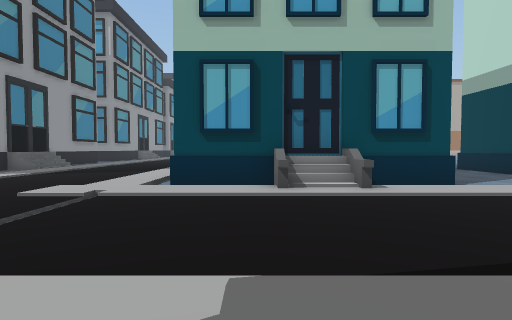
view 1 (above)

24 first-person views from a walk through a Unity game level. The camera is 1.5 m above the floor, tilts 2° down and sees 80° across. The floor is counted in squares, 2 m on a side. Each view is taken from the middle of a square. On the plan, view 1 faces up. The plan holds only what a view shows up to about 10 squares ahead; the rest is blank. The place goes on beyond the plan. The player character is not drawn.

view 2
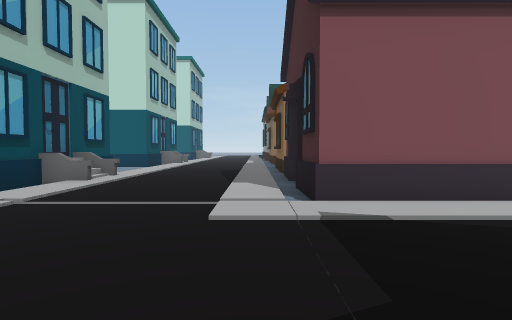

view 3
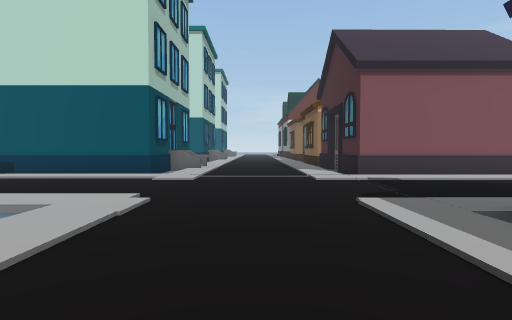

view 4
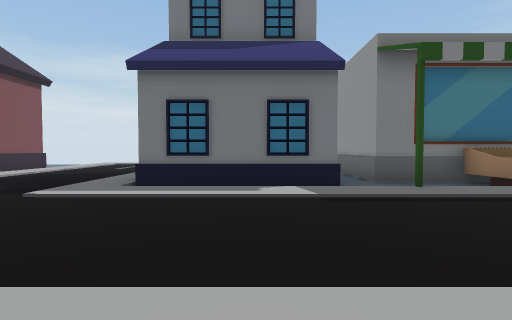

view 5
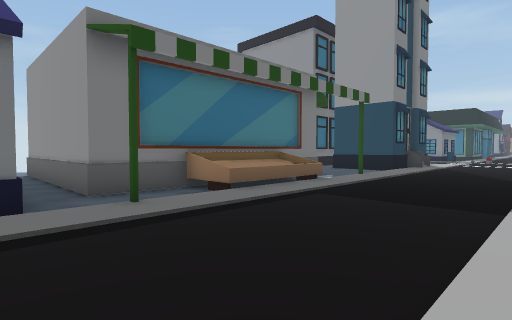

view 6
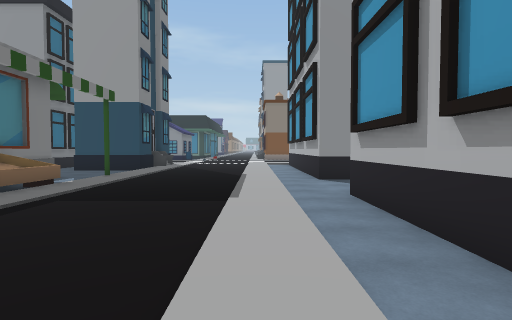

view 7
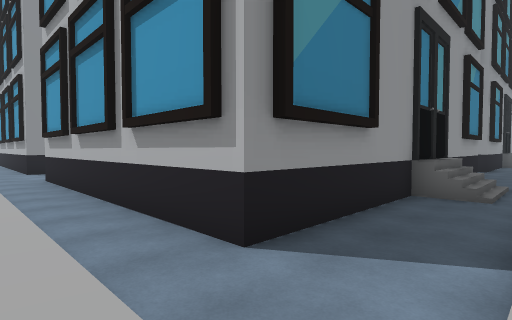

view 8
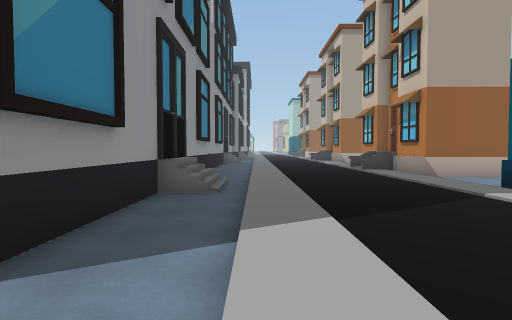

view 9
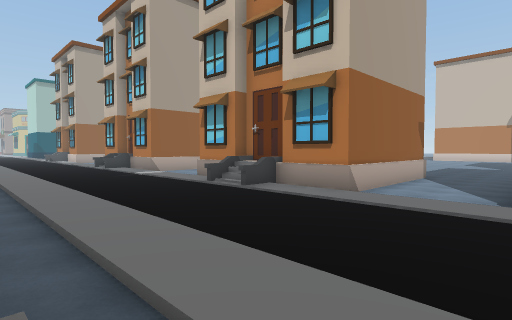

view 10
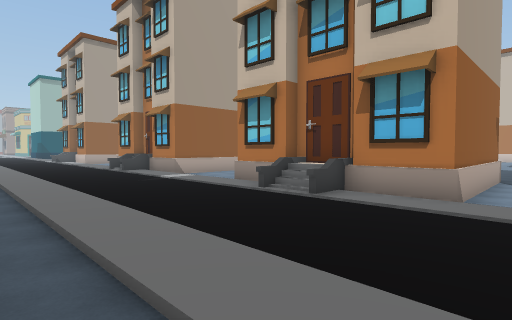

view 11
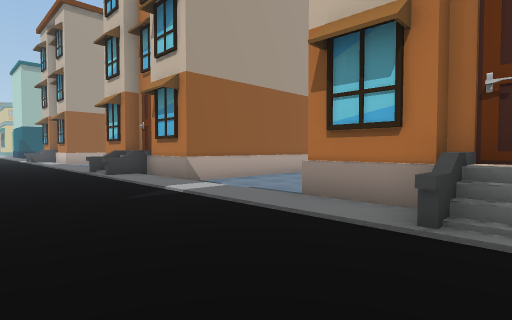

view 12
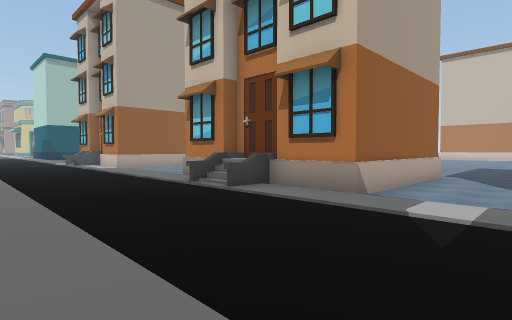

view 13
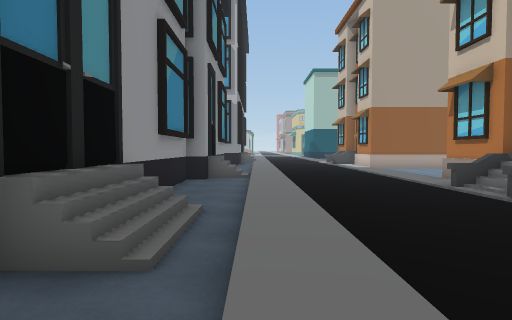

view 14
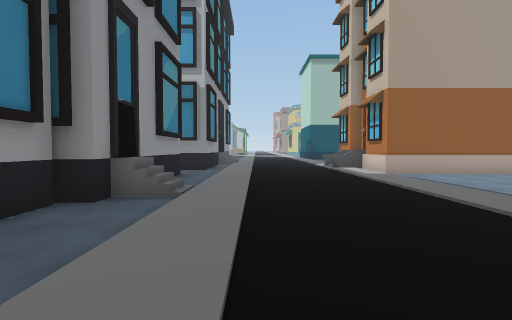

view 15
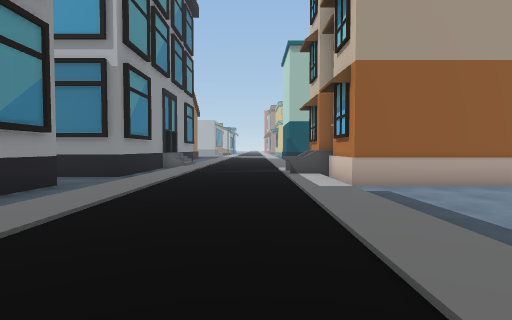

view 16
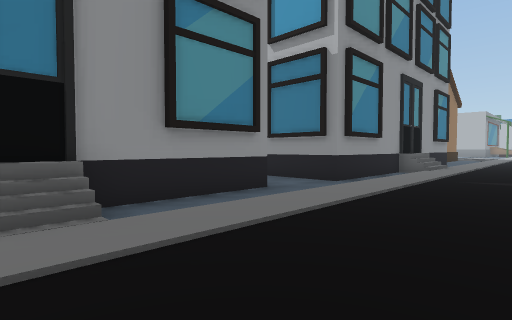

view 17
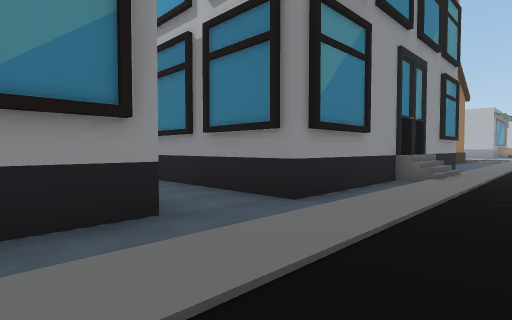

view 18
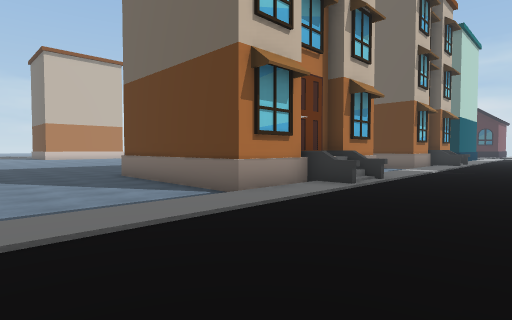

view 19
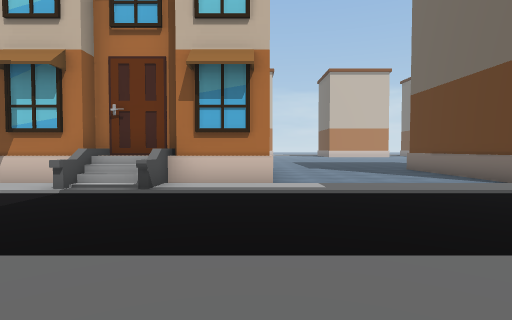

view 20
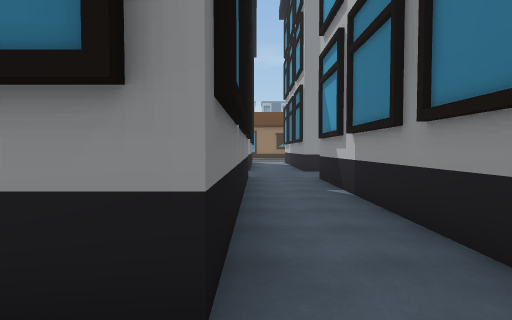

view 21
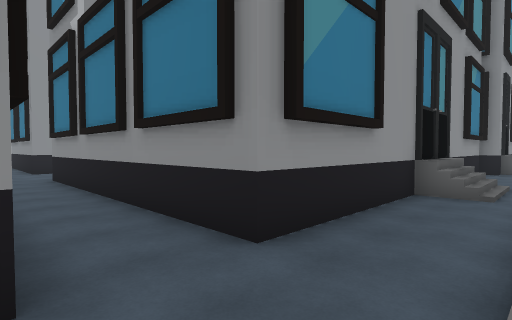

view 22
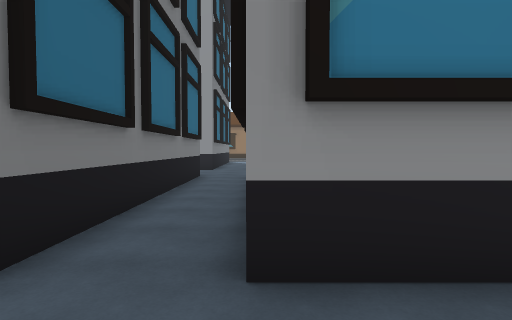

view 23
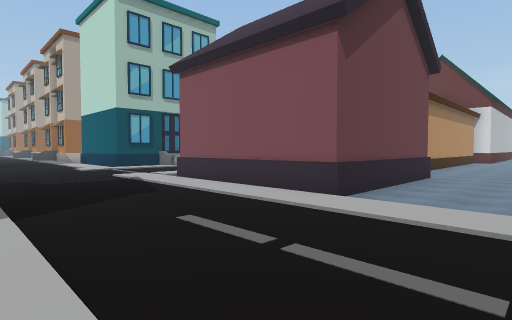

view 24
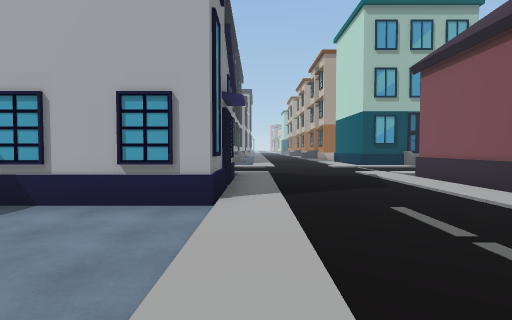

### Floor plan
Key: @ floor where view 1 was taken; # wall or solid block; . main floor; : floor 0.25 m higher than the main floor; / step, stairs or slope; = window, fence, low wall or low ledge; O other object.
Columns run from 22 left of view 1 to 4 right of it. Each row starts with its distance up from view 1.
 41               O/..
 40               #/..  #
 39               #/...:##
 38               #/...:##
 37      ..########/...=##
 36      ........../...:##
 35      ........../...:#####
 34              #./...:/....
 33              #./...:/....
 32              #./...:/......
 31              #//...:/......
 30              #O/...:/......
 29              #./...:######.
 28              #./...:##
 27              #./...=##
 26              #./...:##
 25              O//...:##
 24              #//...:######.
 23              #//...:/......
 22              #./...:/......
 21              #./...:/..
 20              #./...:#
 19    ...########./...:#
 18    ............/...=##
 17      .########./...###
 16              #./...:##
 15              #./...:######
 14              #./...:/......
 13              O//...:/......
 12              #//...:/......
 11              O//...:/#
 10              #./...:/#
  9              #./...:/#
  8  ##          #./...:/#
  7  #O...########./...:/### ##
  6  ............../...:/..##
  5  :::::::::::::::...::::#=::
  4 ...........................
  3 ..........................
  2 ..........................
  1  :::::::::::::::...:::::::
  0  ...OOOO...OOOO:...:OO@.OO
 -1  .OOOOOOOO.   O:...:O
 -2          O.   O:...:O
 -3          O.   O:...:O
 -4          O.OOOO:...:O
 -5          O.....:...:OOOOOO.
 -6          O  ...:...:.......
 -7          O   ..:...:.......
 -8               .:...:.
 -9                :

Where each view was taken, in squares from view 1:
view 1: 0 up, 0 right, facing up
view 2: 1 up, 7 left, facing right
view 3: 3 up, 11 left, facing right
view 4: 6 up, 10 left, facing down
view 5: 5 up, 11 left, facing down-left
view 6: 5 up, 11 left, facing left
view 7: 5 up, 7 left, facing up-left
view 8: 5 up, 7 left, facing up
view 9: 11 up, 8 left, facing up-right
view 10: 13 up, 8 left, facing up-right
view 11: 17 up, 6 left, facing up-right
view 12: 21 up, 7 left, facing up-right
view 13: 21 up, 7 left, facing up
view 14: 25 up, 6 left, facing up
view 15: 28 up, 4 left, facing up
view 16: 30 up, 4 left, facing up-left
view 17: 33 up, 5 left, facing up-left
view 18: 33 up, 6 left, facing down-right
view 19: 35 up, 8 left, facing right
view 20: 35 up, 7 left, facing left
view 21: 17 up, 7 left, facing up-left
view 22: 19 up, 7 left, facing left
view 23: 8 down, 7 left, facing up-right
view 24: 9 down, 7 left, facing up
